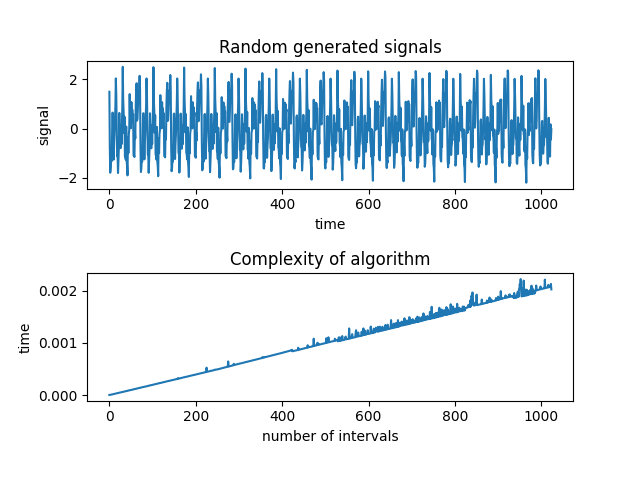

This chart was generated by the following Python code:
import matplotlib
import matplotlib.pyplot as plt
import rsg
import stats

HARMONICS = 8
FREQUENCY = 1200
N = 1024

COMPLEXITY_LIMIT = 16384

sigs = rsg.generate(HARMONICS, FREQUENCY, N)

print("Math Expectation", stats.average(sigs))
print("Math Dispersion", stats.dispersion(sigs))

fig, (ax1, ax2) = plt.subplots(2, 1)
plt.tight_layout(pad=4)

ax1.plot(sigs)
ax1.set(xlabel='time', ylabel='signal',
        title='Random generated signals')

ax2.plot(rsg.complexity(1024))
ax2.set(xlabel='number of intervals', ylabel='time',
        title='Complexity of algorithm')

fig.savefig("test.png")
plt.show()
